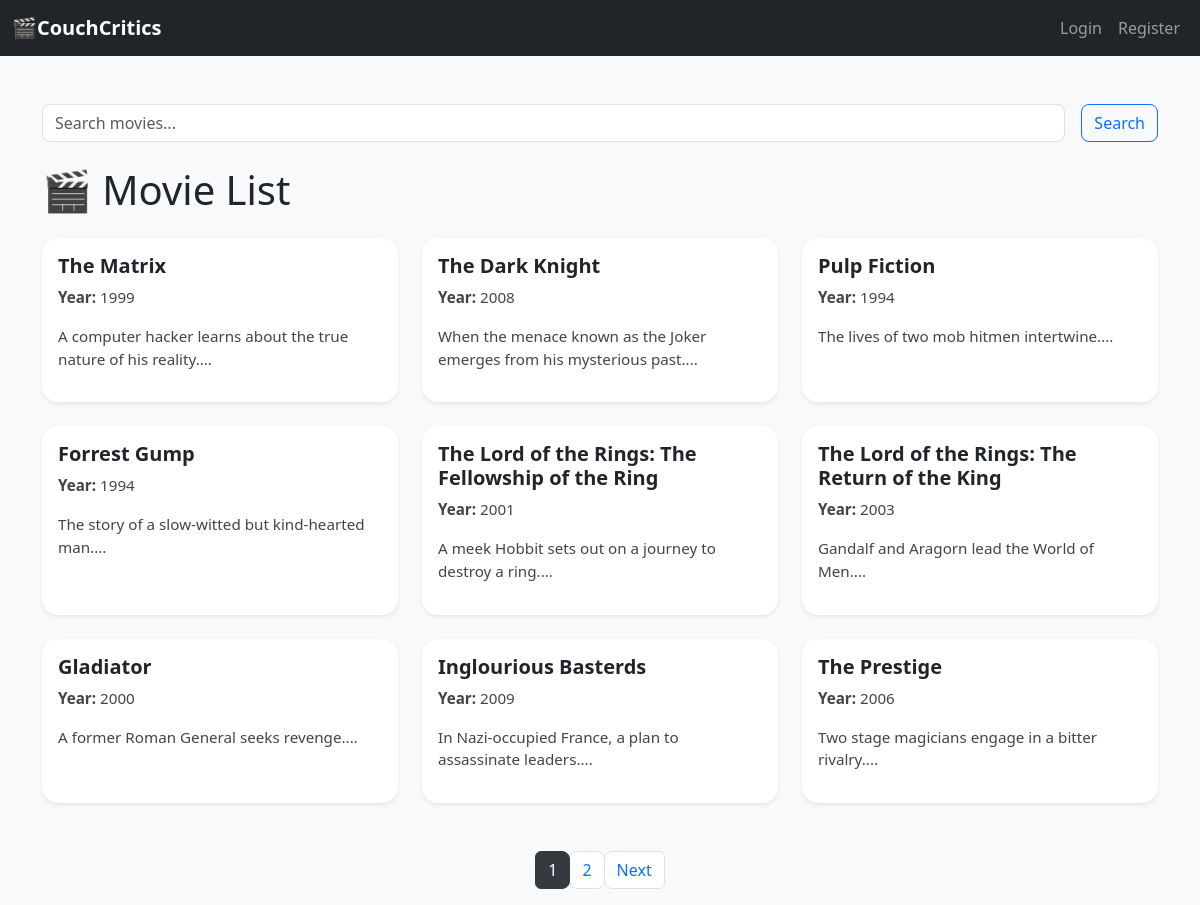
The page / on the database its author committed.
### tables this page shows
CREATE TABLE movies (
    Series_Title TEXT,
    Released_Year INTEGER,
    Certificate TEXT,
    Runtime INTEGER,
    Genre TEXT,
    IMDB_Rating REAL,
    Overview TEXT,
    Meta_score INTEGER,
    Director TEXT,
    Star1 TEXT,
    Star2 TEXT,
    Star3 TEXT,
    Star4 TEXT,
    No_of_Votes INTEGER,
    Gross INTEGER
);

### app.py (the view)
@app.route("/")
def index():
    query = request.args.get("q", "").strip().lower()
    all_movies = load_all_movies()
    if query:
        all_movies = [m for m in all_movies if query in m["Series_Title"].lower()]
    page = int(request.args.get("page", 1))
    per_page = 9
    total = len(all_movies)
    total_pages = (total + per_page - 1) // per_page
    start = (page - 1) * per_page
    end = start + per_page
    paginated = all_movies[start:end]
    return render_template("index.html", movies=paginated, page=page, total_pages=total_pages, query=query)

### modules/movie.py (called while the page is built)
def load_all_movies():
    conn = sqlite3.connect(DB_PATH)
    conn.row_factory = sqlite3.Row
    c = conn.cursor()
    c.execute("SELECT * FROM movies")
    movies = c.fetchall()
    conn.close()
    return [dict(row) for row in movies]

### templates/index.html (shortened to what this page needs)
{% extends "layout.html" %}
{% block content %}
<form class="d-flex mb-4" method="GET" action="{{ url_for('index') }}">
    <input class="form-control me-2" type="search" name="q" placeholder="Search movies..."
           value="{{ request.args.get('q', '') }}">
    <button class="btn btn-outline-primary ms-2" type="submit">Search</button>
</form>
<h1 class="mb-4">🎬 Movie List</h1>
<div class="row">
    {% for movie in movies %}
    <div class="col-md-4 mb-4 d-flex">
        <div class="card shadow-sm h-100 w-100 border-0 rounded-4">
            <div class="card-body position-relative">
                <h5 class="card-title">{{ movie.Series_Title }}</h5>
                <p class="card-text"><strong>Year:</strong> {{ movie.Released_Year }}</p>
                <p class="card-text">{{ movie.Overview[:100] }}...</p>
            </div>
        </div>
    </div>
    {% endfor %}
    {% if total_pages > 1 %}
    <nav aria-label="Page navigation">
        <ul class="pagination justify-content-center mt-4">
            {% for p in range(1, total_pages+1) %}
            <li class="page-item {% if p == page %}active{% endif %}">
                <a class="page-link" href="{{ url_for('index', page=p, q=query) }}">{{ p }}</a>
            </li>
            {% endfor %}
            {% if page < total_pages %}
            <li class="page-item">
                <a class="page-link" href="{{ url_for('index', page=page+1, q=query) }}">Next</a>
            </li>
            {% endif %}
        </ul>
    </nav>
    {% endif %}
</div>
{% endblock %}

### templates/layout.html (shortened to what this page needs)
<html lang="en">
<head>
  <link href="https://cdn.jsdelivr.net/npm/bootstrap@5.3.0/dist/css/bootstrap.min.css" rel="stylesheet">
</head>
<body class="bg-light">
  <nav class="navbar navbar-expand-lg navbar-dark bg-dark">
    <div class="container-fluid">
      <a class="navbar-brand" href="{{ url_for('index') }}">🎬CouchCritics</a>
      <div class="collapse navbar-collapse">
        <ul class="navbar-nav ms-auto">
          {% if session.get('user') %}
            <li class="nav-item">
              <span class="nav-link text-white">Hi, {{ session['user'] }}</span>
            </li>
            <li class="nav-item">
              <a class="nav-link" href="{{ url_for('logout') }}">Logout</a>
            </li>
          {% else %}
            <li class="nav-item">
              <a class="nav-link" href="{{ url_for('login') }}">Login</a>
            </li>
            <li class="nav-item">
              <a class="nav-link" href="{{ url_for('register') }}">Register</a>
            </li>
          {% endif %}
        </ul>
      </div>
    </div>
  </nav>
  <div class="container mt-5">
    {% block content %}{% endblock %}
  </div>
</body>
</html>

### templates/layout.html (style rules this page uses)
body { font-family: 'Segoe UI', sans-serif; background-color: #f8f9fa; }
.card-title { font-weight: 600; }
.card-text { font-size: 0.95rem; color: #444; }
.navbar-brand { font-weight: bold; }
.form-control, .btn { border-radius: 0.5rem; }
.pagination .page-link { border-radius: 0.5rem; }
.pagination .page-item.active .page-link { background-color: #343a40; border-color: #343a40; color: #fff; }

### rows shown on the page
movies: Series_Title "The Matrix", Released_Year "1999", Overview "A computer hacker learns about the true nature of his reality."
movies: Series_Title "The Dark Knight", Released_Year "2008", Overview "When the menace known as the Joker emerges from his mysterious past."
movies: Series_Title "Pulp Fiction", Released_Year "1994", Overview "The lives of two mob hitmen intertwine."
movies: Series_Title "Forrest Gump", Released_Year "1994", Overview "The story of a slow-witted but kind-hearted man."
movies: Series_Title "The Lord of the Rings: The Fellowship of the Ring", Released_Year "2001", Overview "A meek Hobbit sets out on a journey to destroy a ring."
movies: Series_Title "The Lord of the Rings: The Return of the King", Released_Year "2003", Overview "Gandalf and Aragorn lead the World of Men."
movies: Series_Title "Gladiator", Released_Year "2000", Overview "A former Roman General seeks revenge."
movies: Series_Title "Inglourious Basterds", Released_Year "2009", Overview "In Nazi-occupied France, a plan to assassinate leaders."
movies: Series_Title "The Prestige", Released_Year "2006", Overview "Two stage magicians engage in a bitter rivalry."

### other values the page prints
{{ p }} "1" "2"
